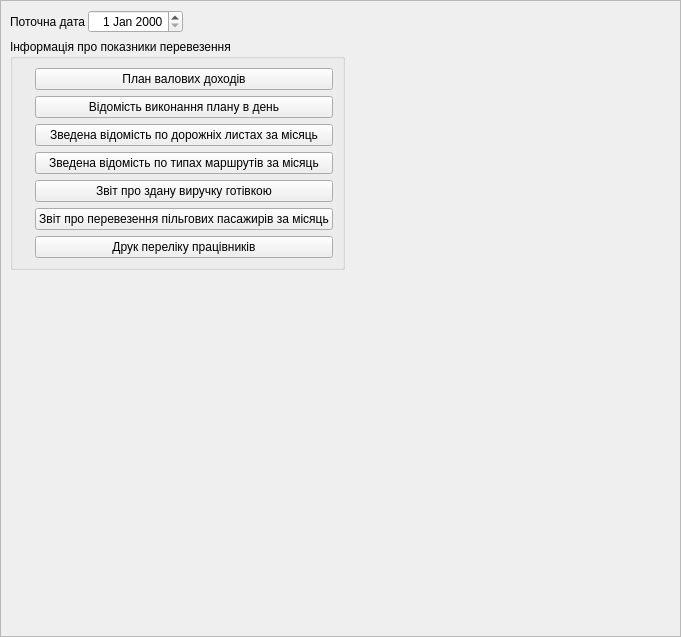
<?xml version="1.0" encoding="UTF-8"?>
<ui version="4.0">
 <class>UForm_AParkDocumentsView_PlanovyiViddil</class>
 <widget class="QWidget" name="UForm_AParkDocumentsView_PlanovyiViddil">
  <property name="geometry">
   <rect>
    <x>0</x>
    <y>0</y>
    <width>681</width>
    <height>637</height>
   </rect>
  </property>
  <property name="windowTitle">
   <string>Перегляд документації</string>
  </property>
  <layout class="QVBoxLayout" name="verticalLayout">
   <property name="spacing">
    <number>0</number>
   </property>
   <property name="margin">
    <number>0</number>
   </property>
   <item>
    <widget class="QScrollArea" name="scrollArea">
     <property name="widgetResizable">
      <bool>true</bool>
     </property>
     <widget class="QWidget" name="scrollAreaWidgetContents">
      <property name="geometry">
       <rect>
        <x>0</x>
        <y>0</y>
        <width>677</width>
        <height>633</height>
       </rect>
      </property>
      <layout class="QHBoxLayout" name="horizontalLayout_6">
       <item>
        <layout class="QVBoxLayout" name="verticalLayout_8">
         <item>
          <layout class="QHBoxLayout" name="horizontalLayout">
           <property name="spacing">
            <number>2</number>
           </property>
           <item>
            <widget class="QLabel" name="label_dateFilter">
             <property name="text">
              <string>Поточна дата</string>
             </property>
            </widget>
           </item>
           <item>
            <widget class="QDateEdit" name="dateEdit_filtr">
             <property name="alignment">
              <set>Qt::AlignRight|Qt::AlignTrailing|Qt::AlignVCenter</set>
             </property>
            </widget>
           </item>
           <item>
            <spacer name="horizontalSpacer">
             <property name="orientation">
              <enum>Qt::Horizontal</enum>
             </property>
             <property name="sizeHint" stdset="0">
              <size>
               <width>40</width>
               <height>20</height>
              </size>
             </property>
            </spacer>
           </item>
          </layout>
         </item>
         <item>
          <widget class="QGroupBox" name="groupBox_dyspetcherska">
           <property name="sizePolicy">
            <sizepolicy hsizetype="Preferred" vsizetype="Fixed">
             <horstretch>0</horstretch>
             <verstretch>0</verstretch>
            </sizepolicy>
           </property>
           <property name="title">
            <string>Інформація про показники перевезення</string>
           </property>
           <layout class="QVBoxLayout" name="verticalLayout_7">
            <item>
             <layout class="QHBoxLayout" name="horizontalLayout_5">
              <item>
               <widget class="QLabel" name="label_dyspetcherskaImg">
                <property name="sizePolicy">
                 <sizepolicy hsizetype="Fixed" vsizetype="Fixed">
                  <horstretch>0</horstretch>
                  <verstretch>0</verstretch>
                 </sizepolicy>
                </property>
                <property name="maximumSize">
                 <size>
                  <width>150</width>
                  <height>150</height>
                 </size>
                </property>
                <property name="text">
                 <string/>
                </property>
                <property name="pixmap">
                 <pixmap resource="../images/UAutoParkImg.qrc">:/Splash/big/bus-256x256.png</pixmap>
                </property>
                <property name="scaledContents">
                 <bool>true</bool>
                </property>
               </widget>
              </item>
              <item>
               <layout class="QVBoxLayout" name="verticalLayout_3">
                <item>
                 <widget class="QPushButton" name="pushButton_printPlanyValovyhDohodiv">
                  <property name="text">
                   <string>План валових доходів</string>
                  </property>
                  <property name="icon">
                   <iconset resource="../images/UAutoParkImg.qrc">
                    <normaloff>:/function_icon_set/function_icon_set/paper_content_chart_48.png</normaloff>:/function_icon_set/function_icon_set/paper_content_chart_48.png</iconset>
                  </property>
                  <property name="iconSize">
                   <size>
                    <width>16</width>
                    <height>16</height>
                   </size>
                  </property>
                 </widget>
                </item>
                <item>
                 <widget class="QPushButton" name="pushButton_printVidomistVykonannyaPlanuVDen">
                  <property name="text">
                   <string>Відомість виконання плану в день</string>
                  </property>
                  <property name="icon">
                   <iconset resource="../images/UAutoParkImg.qrc">
                    <normaloff>:/function_icon_set/function_icon_set/paper_content_chart_48.png</normaloff>:/function_icon_set/function_icon_set/paper_content_chart_48.png</iconset>
                  </property>
                  <property name="iconSize">
                   <size>
                    <width>16</width>
                    <height>16</height>
                   </size>
                  </property>
                 </widget>
                </item>
                <item>
                 <widget class="QPushButton" name="pushButton_printZvedenaVidomistPoDorojnihLystahZaMisyac">
                  <property name="text">
                   <string>Зведена відомість по дорожніх листах за місяць</string>
                  </property>
                  <property name="icon">
                   <iconset resource="../images/UAutoParkImg.qrc">
                    <normaloff>:/function_icon_set/function_icon_set/paper_content_chart_48.png</normaloff>:/function_icon_set/function_icon_set/paper_content_chart_48.png</iconset>
                  </property>
                 </widget>
                </item>
                <item>
                 <widget class="QPushButton" name="pushButton_printZvedenaVidomistPoTupahMarshrutivZaMisyac">
                  <property name="text">
                   <string>Зведена відомість по типах маршрутів за місяць</string>
                  </property>
                  <property name="icon">
                   <iconset resource="../images/UAutoParkImg.qrc">
                    <normaloff>:/function_icon_set/function_icon_set/paper_content_chart_48.png</normaloff>:/function_icon_set/function_icon_set/paper_content_chart_48.png</iconset>
                  </property>
                 </widget>
                </item>
                <item>
                 <widget class="QPushButton" name="pushButton_printZvitProZdanuVyruchkuGotivkoyu">
                  <property name="text">
                   <string>Звіт про здану виручку готівкою</string>
                  </property>
                  <property name="icon">
                   <iconset resource="../images/UAutoParkImg.qrc">
                    <normaloff>:/function_icon_set/function_icon_set/paper_content_chart_48.png</normaloff>:/function_icon_set/function_icon_set/paper_content_chart_48.png</iconset>
                  </property>
                 </widget>
                </item>
                <item>
                 <widget class="QPushButton" name="pushButton_printZvitProPerevezPilgPasajyriv">
                  <property name="text">
                   <string>Звіт про перевезення пільгових пасажирів за місяць</string>
                  </property>
                  <property name="icon">
                   <iconset resource="../images/UAutoParkImg.qrc">
                    <normaloff>:/function_icon_set/function_icon_set/paper_content_chart_48.png</normaloff>:/function_icon_set/function_icon_set/paper_content_chart_48.png</iconset>
                  </property>
                 </widget>
                </item>
                <item>
                 <widget class="QPushButton" name="pushButton_print_perelik_pracivnykiv">
                  <property name="text">
                   <string>Друк переліку працівників</string>
                  </property>
                 </widget>
                </item>
               </layout>
              </item>
             </layout>
            </item>
           </layout>
          </widget>
         </item>
         <item>
          <spacer name="verticalSpacer_2">
           <property name="orientation">
            <enum>Qt::Vertical</enum>
           </property>
           <property name="sizeHint" stdset="0">
            <size>
             <width>20</width>
             <height>40</height>
            </size>
           </property>
          </spacer>
         </item>
        </layout>
       </item>
       <item>
        <spacer name="horizontalSpacer_4">
         <property name="orientation">
          <enum>Qt::Horizontal</enum>
         </property>
         <property name="sizeHint" stdset="0">
          <size>
           <width>157</width>
           <height>20</height>
          </size>
         </property>
        </spacer>
       </item>
      </layout>
     </widget>
    </widget>
   </item>
  </layout>
 </widget>
 <tabstops>
  <tabstop>dateEdit_filtr</tabstop>
  <tabstop>pushButton_printPlanyValovyhDohodiv</tabstop>
  <tabstop>pushButton_printVidomistVykonannyaPlanuVDen</tabstop>
  <tabstop>pushButton_printZvedenaVidomistPoDorojnihLystahZaMisyac</tabstop>
  <tabstop>pushButton_printZvedenaVidomistPoTupahMarshrutivZaMisyac</tabstop>
  <tabstop>pushButton_printZvitProZdanuVyruchkuGotivkoyu</tabstop>
  <tabstop>pushButton_printZvitProPerevezPilgPasajyriv</tabstop>
  <tabstop>scrollArea</tabstop>
 </tabstops>
 <resources>
  <include location="../images/UAutoParkImg.qrc"/>
  <include location="../images/UAutoParkImg.qrc"/>
  <include location="../images/UAutoParkImg.qrc"/>
 </resources>
 <connections/>
</ui>
